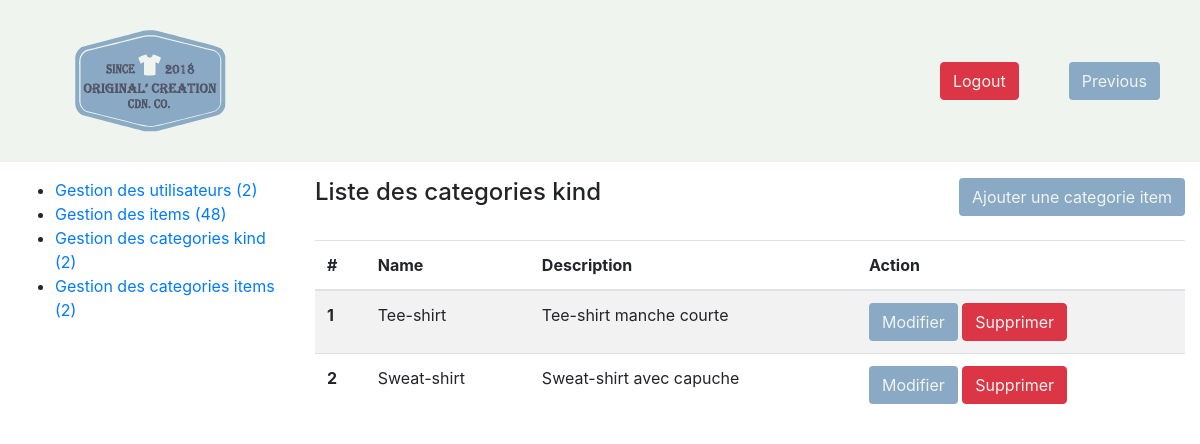
Page /admin/cat-item-list.php (signed in) on the committed database.
### tables this page shows
CREATE TABLE IF NOT EXISTS `category_item` (
  `id` int(11) NOT NULL AUTO_INCREMENT,
  `name` varchar(255) NOT NULL,
  `description` text NOT NULL,
  PRIMARY KEY (`id`)
);

### admin/cat-item-list.php (the view, shortened to what this page needs)
<?php
require_once '../tools/common.php';
$query = $db->query('SELECT * FROM category_item');
$category_item = $query->fetchall();
?>
<!DOCTYPE html>
<html>
<head>
    <?php require 'partials/head_assets.php'; ?>
</head>
<body class="index-body">
<?php require 'partials/header.php'; ?>
<div class="container-fluid">
    <div class="row my-3 index-content">
        <?php require 'partials/nav.php'; ?>
        <section class="col-9">
            <header class="pb-4 d-flex justify-content-between">
                <h4>Liste des categories kind</h4>
                <a class="btn button-color" href="cat-item-form.php">Ajouter une categorie item</a>
            </header>
            <?php if($category_item): ?>
            <table class="table table-striped">
                <thead>
                <tr>
                    <th>#</th>
                    <th>Name</th>
                    <th>Description</th>
                    <th>Action</th>
                </tr>
                </thead>
                <tbody>
                <?php foreach($category_item as $category_items): ?>
                    <tr>
                        <th><?php echo htmlentities($category_items['id']); ?></th>
                        <td><?php echo htmlentities($category_items['name']); ?></td>
                        <td><?php echo htmlentities($category_items['description']); ?></td>
                        <td>
                            <a href="cat-item-form.php?category_item_id=<?php echo $category_items['id']; ?>&action=edit" class="btn button-color">Modifier</a>
                            <a onclick="return confirm('Are you sure?')" href="cat-item-list.php?category_item_id=<?php echo $category_items['id']; ?>&action=delete" class="btn btn-danger button-logout">Supprimer</a>
                        </td>
                    </tr>
                <?php endforeach; ?>
                <?php else: ?>
                    Aucun item enregistré.
                <?php endif; ?>
                </tbody>
            </table>
        </section>
    </div>
</div>
</body>
</html>

### css/bon_css.css (style rules this page uses)
a:link { text-decoration: none; }
.button-color { background-color: #8aa9c4; color: #eff5ee; }
.button-logout { color: #eff5ee; }

### rows in the picture
category_item: id "1", name "Tee-shirt", description "Tee-shirt manche courte"
category_item: id "2", name "Sweat-shirt", description "Sweat-shirt avec capuche"

### other values in the picture
$nbUsers "2"
$nbItems "48"
$nbCategoryKind "2"
$nbCategoryItem "2"
